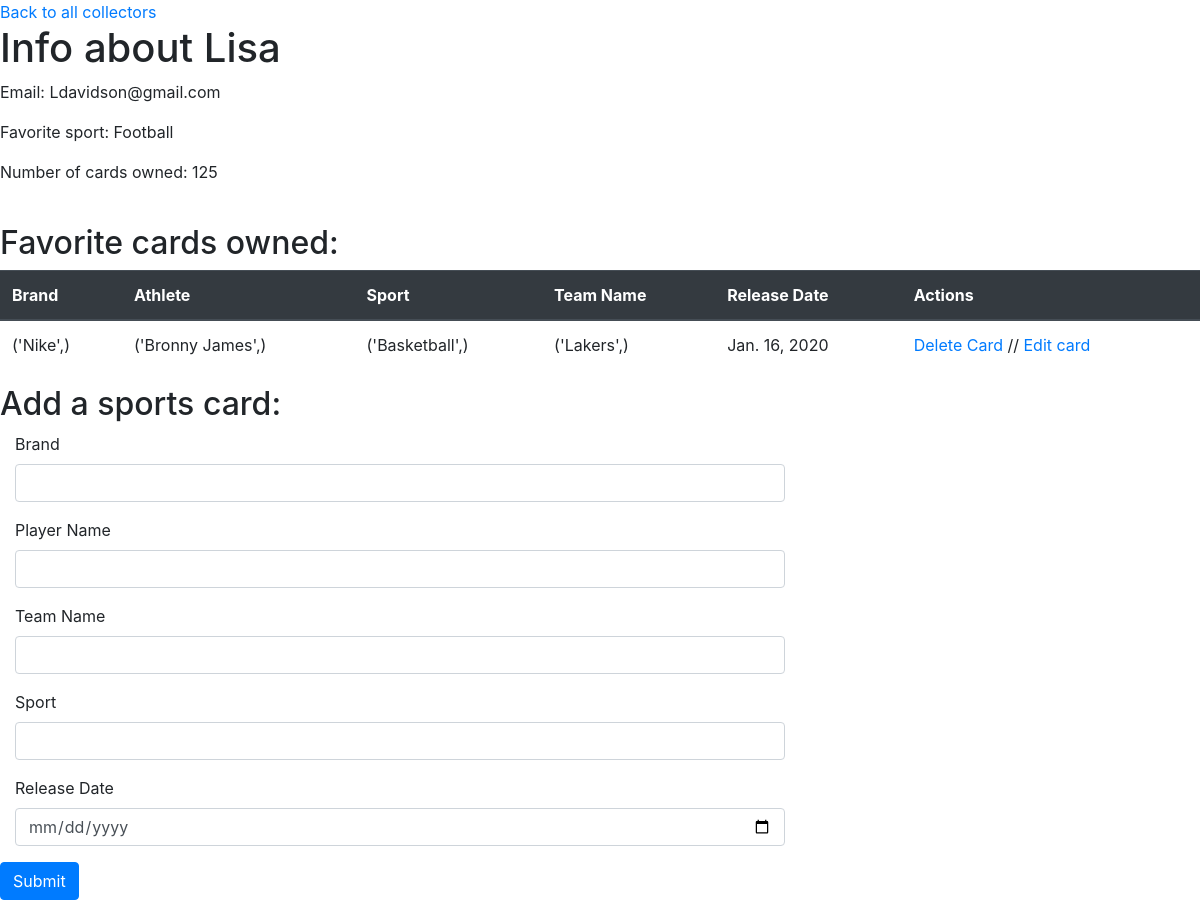
The app's page /collectors/8 with its own data.
### main/models.py (models this page shows)
class User(models.Model):
    first_name=models.CharField(max_length=100)
    last_name=models.CharField(max_length=100)
    email=models.EmailField(unique=True)
    favorite_sport=models.TextField()
    number_of_cards_owned=models.IntegerField()
    created_at=models.DateTimeField(auto_now_add=True)
    updated_at=models.DateTimeField(auto_now=True)

class Card(models.Model):
    brand=models.CharField(max_length=50)
    player_name=models.CharField(max_length=100)
    sport=models.CharField(max_length=50)
    team_name=models.CharField(max_length=50)
    release_date=models.DateField(default="2020-04-14")
    created_at=models.DateTimeField(auto_now_add=True)
    updated_at=models.DateTimeField(auto_now=True)
    owner= models.ForeignKey(User, on_delete=models.CASCADE, related_name="cards")
    objects = CardManager()

### main/views.py (the view)
# urls.py: path("collectors/<int:user_id>", views. show_collector_page),
def show_collector_page(request, user_id):
    context={
        "user": User.objects.get(id=user_id),
        "cards": Card.objects.all()
    }
    return render(request, "show-user.html", context)

### main/templates/show-user.html (shortened to what this page needs)
<!DOCTYPE html>
<html lang="en">
<head>
    <link rel="stylesheet" href="https://stackpath.bootstrapcdn.com/bootstrap/4.5.2/css/bootstrap.min.css">
</head>
<body>
    <a href="/collectors">Back to all collectors</a>
    <h1>Info about {{user.first_name}} </h1>
    <p>Email: {{user.email}}</p>
    <p>Favorite sport: {{user.favorite_sport}}</p>
    <p>Number of cards owned: {{user.number_of_cards_owned}}</p>
    <br>
    <h2>Favorite cards owned:</h2>
    <table class="table">
        <thead class="thead-dark">
            <tr>
                <th scope="col">Brand</th>
                <th scope="col">Athlete</th>
                <th scope="col">Sport</th>
                <th scope="col">Team Name</th>
                <th scope="col">Release Date</th>
                <th scope="col">Actions</th>
            </tr>
        </thead>
        <tbody>
            {% for card in user.cards.all %}
            <tr>
                <td>{{card.brand}}</td>
                <td>{{card.player_name}}</td>
                <td>{{card.sport}}</td>
                <td>{{card.team_name}}</td>
                <td>{{card.release_date}}</td>
                <td>
                    <a href="/collectors/{{user.id}}/cards/{{card.id}}/delete">Delete Card</a> //
                    <a href="/cards/{{card.id}}/edit">Edit card</a>
                </td>
            </tr>
            {% endfor %}
        </tbody>
    </table>
        <h2>Add a sports card:</h2>
        <form action="/collectors/{{user.id}}/cards/create" method="POST">
            <div class="form-group col-sm-8">
                <label>Brand</label>
                <input type="text" class="form-control" name="brand">
            </div>
            <div class="form-group col-sm-8">
                <label>Player Name</label>
                <input type="text" class="form-control" name="player_name">
            </div>
            <div class="form-group col-sm-8">
                <label>Team Name</label>
                <input type="text" class="form-control" name="team_name">
            </div>
            <div class="form-group col-sm-8">
                <label>Sport</label>
                <input type="text" class="form-control" name="sport">
            </div>
            <div class="form-group col-sm-8">
                <label>Release Date</label>
                <input type="date" class="form-control" name="release_date">
            </div>
            <button class="btn btn-primary">Submit</button>
        </form>
</body>
</html>

### records on screen
User: first_name "Lisa", email "Ldavidson@gmail.com", favorite_sport "Football", number_of_cards_owned "125"
Card: brand "('Nike',)", player_name "('Bronny James',)", sport "('Basketball',)", team_name "('Lakers',)", release_date "Jan. 16, 2020"
